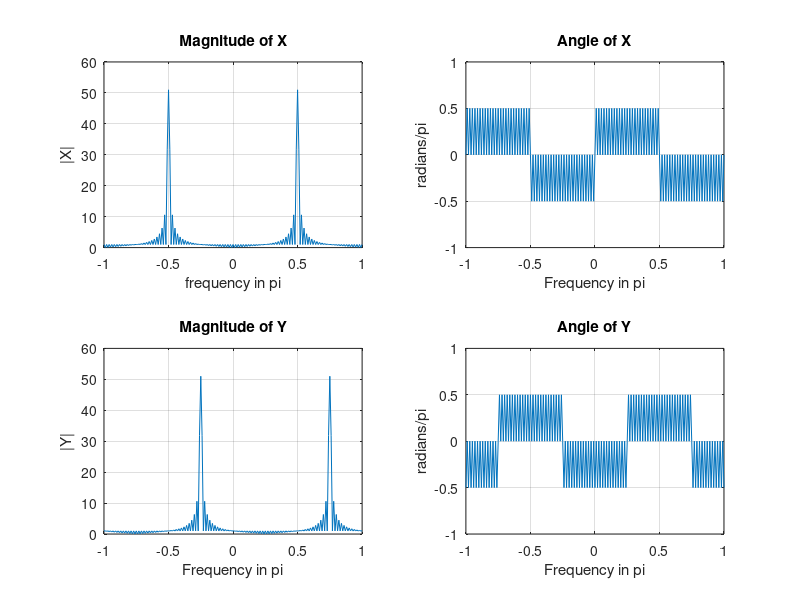

The MATLAB source for this figure:
% Jayar Lauddin
% Homework

n = 0:100;
x = cos(pi*n/2);

k = -100:100;
w = (pi/100) * k;
X = x * (exp(-1j*pi/100)).^(n'*k); 

y = exp(1j*pi*n/4).*x; 
Y = y * (exp(-1j*pi/100)).^(n'*k); 

% Plotting
subplot(2,2,1);plot(w/pi, abs(X));grid;
axis([-1, 1, 0, 60]);
xlabel('frequency in pi');
ylabel('|X|');
title('Magnitude of X');

subplot(2,2,2);plot(w/pi, angle(X)/pi);grid;
axis([-1, 1, -1, 1]);
xlabel('Frequency in pi');
ylabel('radians/pi');
title('Angle of X');

subplot(2,2,3);plot(w/pi, abs(Y));grid;
axis([-1, 1, 0, 60]);
xlabel('Frequency in pi');
ylabel('|Y|');
title('Magnitude of Y');

subplot(2,2,4);plot(w/pi, angle(Y)/pi);grid;
axis([-1, 1, -1, 1]);
xlabel('Frequency in pi');
ylabel('radians/pi');
title('Angle of Y');